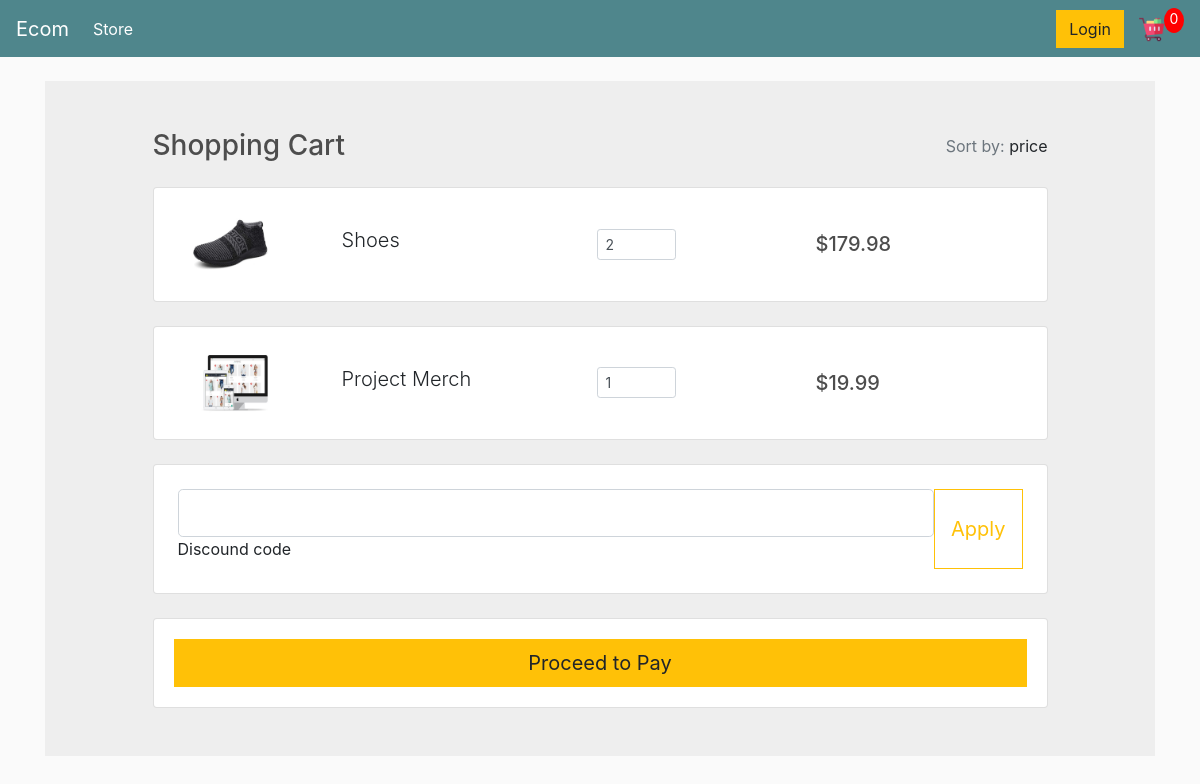
The app's page /cart/ (signed in) with its own data.
### store/models.py (models this page shows, shortened)
class OrderItem(models.Model):
	product = models.ForeignKey(Product, on_delete=models.SET_NULL, null=True, blank=True)
	order = models.ForeignKey(Order, on_delete=models.CASCADE, null=True, blank=True)
	quantity = models.IntegerField(default=0, null=True, blank=True)
	date_added = models.DateField(auto_now_add=True)
	@property
	def get_total(self):
		total = self.product.price * self.quantity
		return total

class Product(models.Model):
	name = models.CharField(max_length=300)
	price = models.FloatField()
	digital = models.BooleanField(default=False, null=True, blank=True)
	image = models.ImageField(null=True, blank=True)
	@property
	def imageURL(self):
		try:
			url = self.image.url
		except:
			url=''
		return url

### store/views.py (the view)
# urls.py: path('cart/', views.cartHandler, name='cart'),
def cartHandler(request):
	if request.user.is_authenticated:
		customer = request.user.customer
		order, created = Order.objects.get_or_create(customer=customer, complete=False)
		items = order.orderitem_set.all()
	else:
		items = []
		order = {
			'get_cart_total':0,
			'get_cart_items':0
		}
	context = {
		'items':items,
		'order':order,
	}
	return render(request, 'store/cart.html', context)

### store/templates/store/cart.html (shortened to what this page needs)
{% extends "store/main.html" %}
{% load static %}
{% block content %}
    <section class="h-100" style="background-color: #eee;">
        <div class="container h-100 py-5">
            <div class="row d-flex justify-content-center align-items-center h-100">
                <div class="col-10">
                    <div class="d-flex justify-content-between align-items-center mb-4">
                        <h3 class="fw-normal mb-0 text-black">Shopping Cart</h3>
                        <div>
                            <p class="mb-0"><span class="text-muted">Sort by:</span> <a href="#!" class="text-body">price </a></p>
                    </div>
                </div>
                {% for item in items %}
                <div class="card rounded-3 mb-4">
                    <div class="card-body p-4">
                        <div class="row d-flex justify-content-between align-items-center">
                            <div class="col-md-2 col-lg-2 col-xl-2">
                                <img
                                src="{{item.product.imageURL}}"
                                class="img-fluid rounded-3">
                            </div>
                            <div class="col-md-3 col-lg-3 col-xl-3">
                                <p class="lead fw-normal mb-2">{{item.product.name}}</p>
                            </div>
                            <div class="col-md-3 col-lg-3 col-xl-2 d-flex">
                                <button class="btn btn-link px-2"
                                onclick="this.parentNode.querySelector('input[type=number]').stepDown()">
                                </button>
                                <input id="form1" min="0" name="quantity" value="{{item.quantity}}" type="number"
                                class="form-control form-control-sm" />
                                <button class="btn btn-link px-2"
                                onclick="this.parentNode.querySelector('input[type=number]').stepUp()">
                                </button>
                            </div>
                            <div class="col-md-3 col-lg-2 col-xl-2 offset-lg-1">
                                <h5 class="mb-0">${{item.get_total|floatformat:2}}</h5>
                            </div>
                        </div>
                    </div>
                </div>
                {% endfor %}
                <div class="card mb-4">
                    <div class="card-body p-4 d-flex flex-row">
                        <div class="form-outline flex-fill">
                            <input type="text" id="form1" class="form-control form-control-lg" />
                            <label class="form-label" for="form1">Discound code</label>
                        </div>
                        <button type="button" class="btn btn-outline-warning btn-lg ms-3">Apply</button>
                    </div>
                </div>
                <div class="card">
                    <div class="card-body">
                            <input value="Proceed to Pay" type="button" class="btn btn-warning btn-block btn-lg" onclick="window.location.href='{% url 'checkout' %}';">
                    </div>
                </div>
            </div>
        </div>
    </div>
</section>
{% endblock content %}

### static/css/main.css (style rules this page uses)
body { background-color: hsl(0, 0%, 98%); }
h1,h2,h3,h4,h5,h6 { color:hsl(0, 0%, 30%); }
.btn { border-radius: 0; }

### records on screen
OrderItem: product.imageURL (picture), product.name "Shoes", quantity "2", get_total "179.98"
OrderItem: product.imageURL (picture), product.name "Project Merch", quantity "1", get_total "19.99"
